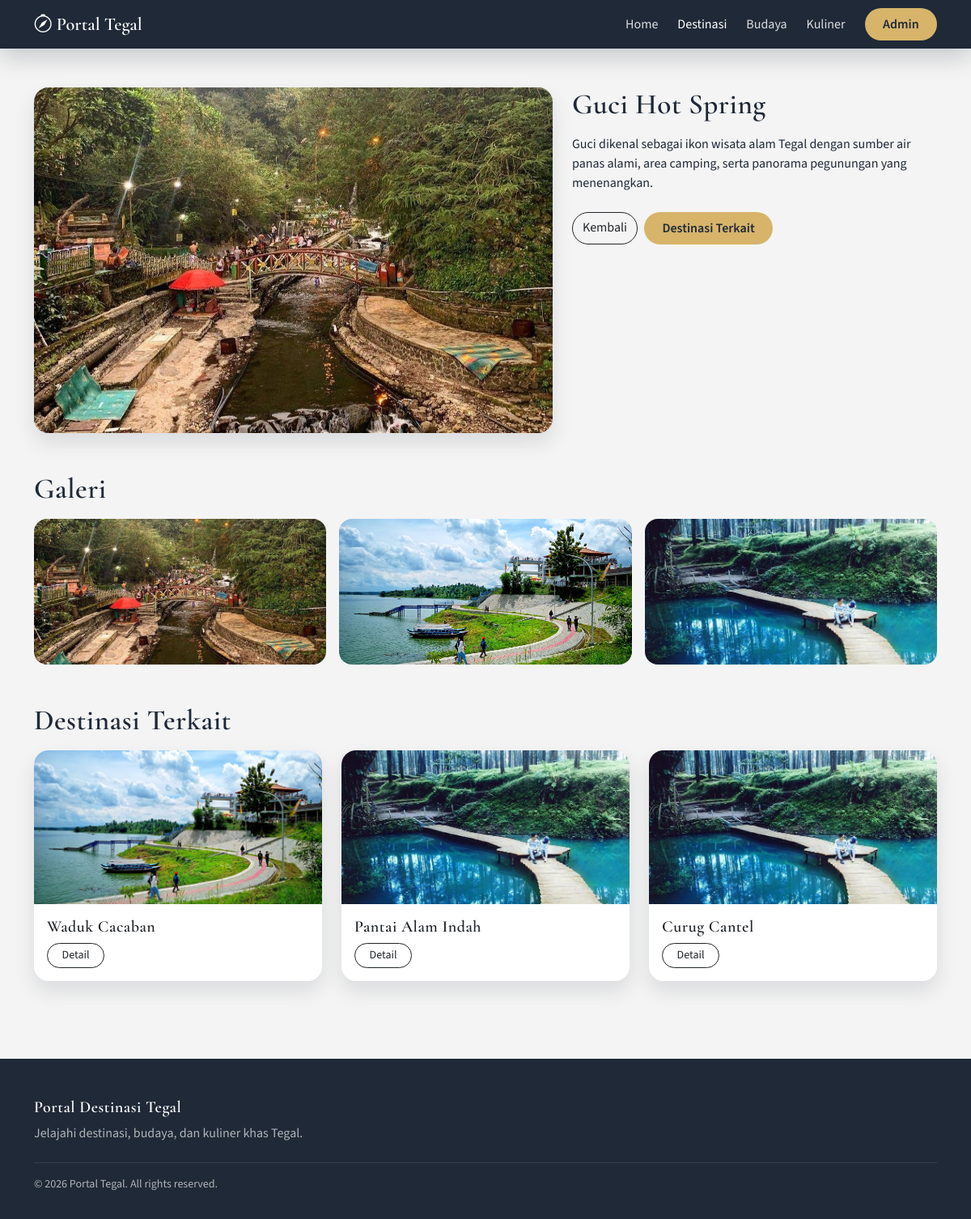
The app's page /index.php?route=destinations/detail&slug=guci-hot-spring with its own data.
### tables this page shows
CREATE TABLE destinations (
  id INT AUTO_INCREMENT PRIMARY KEY,
  category_id INT NOT NULL,
  name VARCHAR(150) NOT NULL,
  slug VARCHAR(180) NOT NULL UNIQUE,
  location VARCHAR(120) NOT NULL,
  short_desc VARCHAR(255) NOT NULL,
  content TEXT NOT NULL,
  thumbnail VARCHAR(255) DEFAULT NULL,
  is_featured TINYINT(1) NOT NULL DEFAULT 0,
  views INT NOT NULL DEFAULT 0,
  created_at DATETIME NOT NULL DEFAULT CURRENT_TIMESTAMP,
  CONSTRAINT fk_dest_category FOREIGN KEY (category_id) REFERENCES categories(id) ON DELETE RESTRICT
);

### app/core/helpers.php (called while the page is built, shortened)
<?php
function e($value)
{
    return htmlspecialchars((string) $value, ENT_QUOTES, 'UTF-8');
}
function base_url($path = '')
{
    $base = rtrim(BASE_URL, '/');
    return $base . ($path ? '/' . ltrim($path, '/') : '');
}
function route_url($route = '', array $params = [])
{
    $route = trim($route, '/');
    if ($route !== '') {
        $params = array_merge(['route' => $route], $params);
    }
    $query = http_build_query($params);
    $base = base_url('index.php');
    if ($query === '') {
        return $base;
    }
    return $base . '?' . $query;
}
function view($template, array $data = [])
{
    $template = trim($template, '/');
    $path = dirname(__DIR__) . '/views/' . $template . '.php';
    extract($data, EXTR_SKIP);
    require $path;
}
function image_url($file, $fallback = 'assets/img/praban-lintang.jpg')
{
    $root = dirname(__DIR__, 2);
    $uploadPath = $root . '/assets/uploads/' . $file;
    $localPath = $root . '/assets/img/' . $file;
    if (is_file($localPath)) {
        return base_url('assets/img/' . $file);
    }
    return base_url($fallback);
}

### app/controllers/DestinationsController.php (called while the page is built, shortened)
<?php
class DestinationsController extends BaseController
{
    public function show()
    {
        $slug = trim($_GET['slug'] ?? '');
        $destinationModel = new DestinationModel($this->pdo);
        $destination = $destinationModel->findBySlug($slug);
        $destinationModel->incrementViews($destination['id']);
        $gallery = $destinationModel->getGallery($destination['id']);
        $related = $destinationModel->related($destination['category_id'], $destination['id'], 3);
        $this->render('destinations/detail', compact('pageTitle', 'destination', 'gallery', 'related'));
    }
}

### index.php (called while the page is built, shortened)
<?php
require_once __DIR__ . '/app/core/bootstrap.php';
$routes = require __DIR__ . '/app/core/routes.php';
$route = trim((string) ($_GET['route'] ?? ''), '/');
[$controllerClass, $method] = $routes[$route];
$controller = new $controllerClass();
$controller->$method();

### app/core/bootstrap.php (called while the page is built, shortened)
<?php
require_once __DIR__ . '/helpers.php';
spl_autoload_register(function ($class) {
    $paths = [
        dirname(__DIR__) . '/controllers/' . $class . '.php',
        dirname(__DIR__) . '/models/' . $class . '.php',
    ];
    foreach ($paths as $path) {
        if (is_file($path)) {
            return;
        }
    }
});

### app/models/BaseModel.php (called while the page is built, shortened)
<?php
class BaseModel
{
    public function __construct($pdo)
    {
        $this->pdo = $pdo;
    }
}

### app/models/DestinationModel.php (called while the page is built, shortened)
<?php
class DestinationModel extends BaseModel
{
    public function findBySlug($slug)
    {
        $stmt = $this->pdo->prepare('SELECT d.*, c.name AS category_name, c.slug AS category_slug FROM destinations d JOIN categories c ON c.id = d.category_id WHERE d.slug = ? LIMIT 1');
        $stmt->execute([$slug]);
        return $stmt->fetch();
    }
    public function related($categoryId, $excludeId, $limit = 3)
    {
        $stmt = $this->pdo->prepare('SELECT d.*, c.name AS category_name FROM destinations d JOIN categories c ON c.id = d.category_id WHERE d.category_id = ? AND d.id <> ? ORDER BY d.created_at DESC LIMIT ?');
        $stmt->bindValue(1, (int) $categoryId, PDO::PARAM_INT);
        $stmt->bindValue(2, (int) $excludeId, PDO::PARAM_INT);
        $stmt->bindValue(3, (int) $limit, PDO::PARAM_INT);
        $stmt->execute();
        return $stmt->fetchAll();
    }
    public function getGallery($destinationId, $direction = 'ASC')
    {
        $direction = strtoupper($direction) === 'DESC' ? 'DESC' : 'ASC';
        $stmt = $this->pdo->prepare('SELECT file_name FROM destination_images WHERE destination_id = ? ORDER BY id ' . $direction);
        $stmt->execute([(int) $destinationId]);
        return $stmt->fetchAll(PDO::FETCH_COLUMN);
    }
}

### app/views/destinations/detail.php (the view, shortened to what this page needs)
<main class="container my-5">
  <div class="row g-4">
    <div class="col-lg-7">
      <div class="detail-hero">
        <img src="<?php echo e(image_url($destination['thumbnail'])); ?>" class="img-fluid" alt="<?php echo e($destination['name']); ?>">
      </div>
    </div>
    <div class="col-lg-5">
      <h1 class="section-title mb-3"><?php echo e($destination['name']); ?></h1>
      <p><?php echo nl2br(e($destination['content'])); ?></p>
      <div class="mt-4 d-flex gap-2">
        <a href="<?php echo e(route_url('destinations')); ?>" class="btn btn-outline-dark btn-rounded">Kembali</a>
        <a href="#related" class="btn btn-cta">Destinasi Terkait</a>
      </div>
    </div>
  </div>
  <section class="mt-5">
    <h3 class="section-title">Galeri</h3>
    <div class="row g-3 gallery-grid">
      <?php foreach ($gallery as $image) : ?>
        <div class="col-md-4">
          <img src="<?php echo e(image_url($image)); ?>" alt="Galeri <?php echo e($destination['name']); ?>">
        </div>
      <?php endforeach; ?>
    </div>
  </section>
  <section id="related" class="mt-5">
    <h3 class="section-title">Destinasi Terkait</h3>
    <div class="row g-4">
      <?php foreach ($related as $item) : ?>
        <div class="col-md-4">
          <div class="card destination-card">
            <img src="<?php echo e(image_url($item['thumbnail'])); ?>" alt="<?php echo e($item['name']); ?>">
            <div class="card-body">
              <h5 class="card-title mb-2"><?php echo e($item['name']); ?></h5>
              <a class="btn btn-sm btn-outline-dark btn-detail" href="<?php echo e(route_url('destinations/detail', ['slug' => $item['slug']])); ?>">Detail</a>
            </div>
          </div>
        </div>
      <?php endforeach; ?>
    </div>
  </section>
</main>

### assets/css/style.css (style rules this page uses)
:root { --color-primary: #1f2937; --color-secondary: #8a4f3b; --color-accent: #D7B46A; --color-neutral: #f4f4f4; --color-sand: #f4f4f4; --color-ink: #1f2937; --color-muted: rgba(31, 41, 55, 0.7); --shadow-soft: 0 12px 24px rgba(31, 41, 55, 0.12); --radius-lg: 18px; --bs-gradient: none; --bs-dark: #1f2937; --bs-dark-rgb: 31, 41, 55; }
body { font-family: "Source Sans 3", "Segoe UI", sans-serif; color: var(--color-ink); background-color: var(--color-neutral); min-height: 100vh; display: flex; flex-direction: column; }
main { flex: 1 0 auto; }
h1, h2, h3, h4, h5, .section-title { font-family: "Cormorant Garamond", "Times New Roman", serif; letter-spacing: 0.5px; }
a { color: var(--color-primary); text-decoration: none; }
.btn-cta { background: var(--color-accent); color: var(--color-primary); border: none; border-radius: 999px; padding: 0.5rem 1.4rem; font-weight: 600; }
.btn-detail { border-radius: 999px; padding-left: 1.1rem; padding-right: 1.1rem; }
.btn-rounded { border-radius: 999px; }
.section-title { font-size: 2.2rem; margin-bottom: 1rem; }
.category-card, .destination-card, .culture-card { border: none; border-radius: 18px; box-shadow: var(--shadow-soft); background: #fff; height: 100%; overflow: hidden; }
.destination-card img, .culture-card img { width: 100%; height: 190px; object-fit: cover; }
.detail-hero { border-radius: var(--radius-lg); overflow: hidden; box-shadow: var(--shadow-soft); }
.gallery-grid img { border-radius: 16px; width: 100%; height: 180px; object-fit: cover; }

### records on screen
destinations: thumbnail (picture), name "Guci Hot Spring", content "Guci dikenal sebagai ikon wisata alam Tegal dengan sumber air panas alami, area camping, serta panorama pegunungan yang menenangkan."
destinations: thumbnail (picture), name "Waduk Cacaban"
destinations: thumbnail (picture), name "Pantai Alam Indah"
destinations: thumbnail (picture), name "Curug Cantel"
